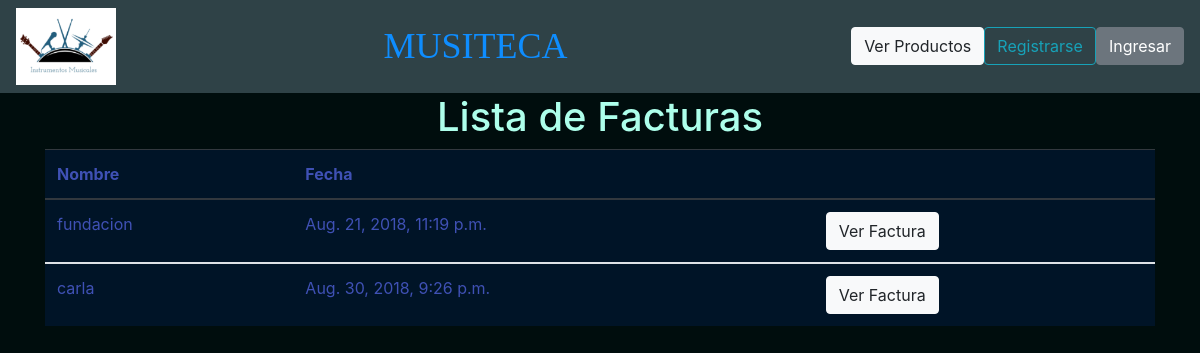
Page /lista_factura/ on the committed database.
### home/models.py (models this page shows, shortened)
class Factura(models.Model):
	precio = models.DecimalField(max_digits = 10, decimal_places =2)
	total = models.DecimalField(max_digits = 20, decimal_places =2)
	fecha = models.DateTimeField(auto_now_add=True)
	instrumento = models.ForeignKey(Instrumento, on_delete=models.CASCADE)
	vendedor = models.ForeignKey(Vendedor, on_delete=models.CASCADE)
	cliente = models.ForeignKey(Cliente, on_delete=models.CASCADE)

class Cliente(models.Model):
	nombre = models.CharField(max_length = 100)
	apellido = models.CharField(max_length = 100)
	identificacion = models.CharField(max_length = 100)
	direccion = models.CharField(max_length = 100)
	def __str__(self):
		return self.nombre

### home/views.py (the view)
# urls.py: path('lista_factura/',vista_lista_factura, name='vista_lista_factura'),
def vista_lista_factura(request):
	lista = Factura.objects.filter()
	return render(request, 'lista_factura.html', locals())

### templates/lista_factura.html
{% extends 'base.html'%}
{% block titulo%}
<h1>
	Lista de Facturas
</h1>
{% endblock %}
{% block contenido%}
	<table class="table table-dark">
  <thead>
    <tr>
      <th scope="col">Nombre</th>
      <th scope="col">Fecha</th>
      <th scope="col"></th>
    </tr>
  </thead>
	{% for i in lista %}
  <tbody>
    <tr>
      <td>{{i.cliente}}</td>
      <td>{{i.fecha}}</td>
      <td><a class="btn btn-light" href="/ver_factura/{{i.id}}" method="get">Ver Factura</a></td>
    </tr>
  </tbody>
	{% endfor %}
</table>
{% endblock %}

### static/css/estilo.css (style rules this page uses)
a { color: #0BA5B9; }
body { background-color: #000D0D; }
h1 { color: #ADFFEB; text-align: center; ma }
.table { border: none; width: 100%; max-width: 100%; margin-bottom: 0rem; background-color: transparent; border-color: red; }
.table-dark { color: #3F51B5; background-color: #001427; }

### rows in the picture
Factura: cliente "fundacion", fecha "Aug. 21, 2018, 11:19 p.m."
Factura: cliente "carla", fecha "Aug. 30, 2018, 9:26 p.m."
